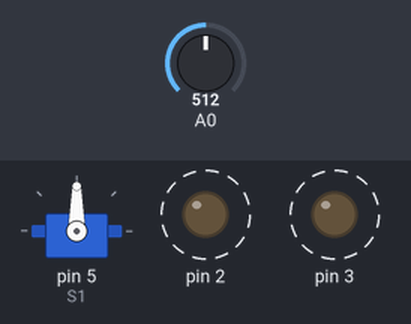
This sketch was run on a simulated Arduino Uno, built with avr-gcc and run on an emulated ATmega328P. On the bench: servo, output pins drawn as LEDs (lit = HIGH). Dashed ring = blinking. Inputs (shaded band) come from the test bench; at power-on: A0 = 512.

Above: at 1.26 s.
1.3 s: A0 set to 673
At 1.51 s:
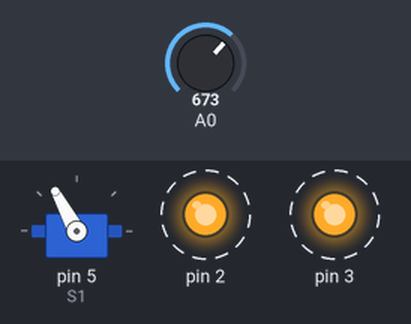
4.3 s: A0 set to 692
At 5.1 s:
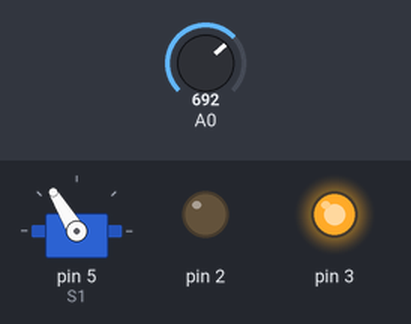
5.8 s: A0 set to 511
At 6.01 s:
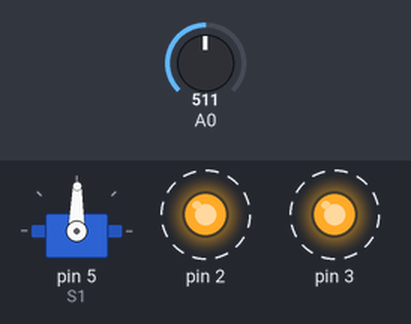
8.8 s: A0 set to 357
At 9.01 s:
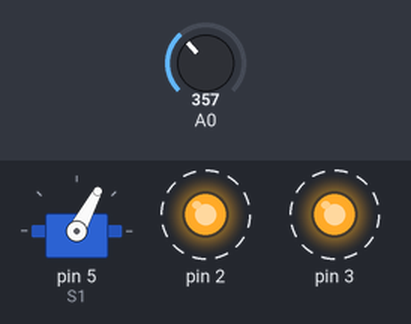
11.8 s: A0 set to 332
At 12.1 s:
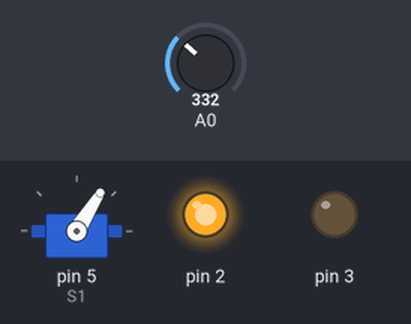
Timing chart, 0 to 14.3 s (numbered marks = the images above; inputs shaded):
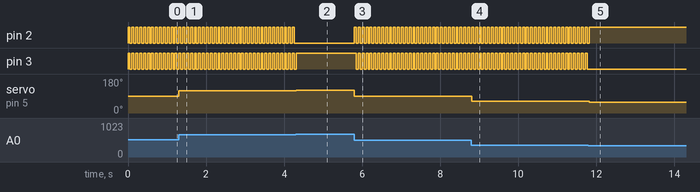

Measured:
- the behaviour switches between 681 and 682 on A0 (found by bisection; images 1 and 2)
- the behaviour switches between 341 and 340 on A0 (found by bisection; images 4 and 5)
- after the input at 1.3 s, servo on pin 5 (S1): 90° → 118° at once
- after the input at 4.3 s, pin 2: stops changing and stays LOW; pin 3: goes on until 4.3 s, then stays HIGH; servo on pin 5 (S1): 118° → 121° at once
- after the input at 5.8 s, pin 2: alternates HIGH for 0.05 s and LOW for 0.05 s, starting at once; pin 3: alternates HIGH for 0.05 s and LOW for 0.05 s, starting after 0.05 s; servo on pin 5 (S1): 121° → 89° at once
- after the input at 8.8 s, servo on pin 5 (S1): 89° → 62° at once
- after the input at 11.8 s, pin 2: goes on until 11.8 s, then stays HIGH; pin 3: stops changing and stays LOW; servo on pin 5 (S1): 62° → 58° at once
- by itself, pin 2, pin 3: alternates HIGH for 0.05 s and LOW for 0.05 s

The sketch:

Arduino_Tuey_Raise3.ino
```cpp
#include <Servo.h>
Servo S1;
void setup() {
  S1.attach(5); //pinmode servo
  pinMode(A0,INPUT);
  pinMode(2,OUTPUT);
  pinMode(3,OUTPUT);

  Serial.begin(9600);
  S1.write(90);

}

void loop() {
  int poten_val = analogRead(A0);
  int degree = map(poten_val, 0, 1023, 0, 180);
  S1.write(degree);

  if(degree >= 0 and degree < 60){
    digitalWrite(2, HIGH);
    digitalWrite(3, LOW);
  }
  else if(degree >= 60 and degree < 120){
    digitalWrite(2, HIGH);
    digitalWrite(3, HIGH);
    delay(50);
    digitalWrite(2, LOW);
    digitalWrite(3, LOW);
    delay(50);
  }
  else if (degree >= 120 and degree < 180){
    digitalWrite(2, LOW);
    digitalWrite(3, HIGH);
  }
}
```
